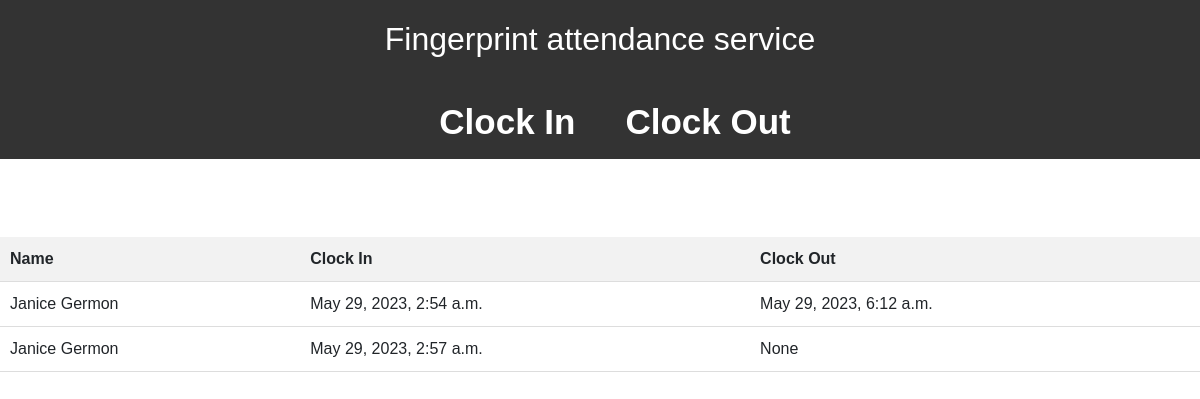
/attendance/12/, run on the app's committed database.
### fingerprint/models.py (models this page shows, shortened)
class Attendance(models.Model):
    student = models.ForeignKey(Student, on_delete=models.CASCADE,related_name='attendances')
    clock_in_time = models.DateTimeField(null=True, blank=True)
    clock_out_time = models.DateTimeField(null=True, blank=True)

class Student(models.Model):
    user = models.OneToOneField(User,on_delete=models.SET_NULL,null=True)
    fingerprint = models.ImageField(upload_to='fingerprints/')

### fingerprint/views.py (the view)
# urls.py: path('attendance/<int:pk>/',student_attendances,name='student-attendances')
def student_attendances(request,pk):
    page_num = request.GET.get('page', 1)
    student = get_object_or_404(Student,pk=pk)
    attendances = Attendance.objects.filter(student=student)
    paginator = Paginator(attendances, 5)
    try:
        page_obj = paginator.page(page_num)
    except PageNotAnInteger:
        page_obj = paginator.page(1)
    except EmptyPage:
        page_obj = paginator.page(paginator.num_pages)
    return render(request,'student_attendances.html',{'page_obj':page_obj})

### templates/student_attendances.html (shortened to what this page needs)
{% extends 'base.html' %}
{% load static %}
{% block css %}
	<link rel="stylesheet" href="{% static 'book/home.css' %}">
{% endblock %}
{% block content %}
<table>
		<tr>
			<th>Name</th>
			<th>Clock In</th>
			<th>Clock Out</th>
		</tr>
    {% for attendance in page_obj %}
        <tr>
            <td> {{ attendance.student.user.first_name }} {{attendance.student.user.last_name}} </td>
            <td> {{ attendance.clock_in_time }} </td>
            <td> {{ attendance.clock_out_time }} </td>
        </tr>
    {% endfor %}
</table>
{% endblock %}

### static/book/home.css (style rules this page uses)
body { font-family: Arial, sans-serif; margin: 0; padding: 0; }
table { width: 100%; border-collapse: collapse; margin-top: 30px; }
th, td { padding: 10px; text-align: left; border-bottom: 1px solid #ddd; }
th { background-color: #f2f2f2; }

### data on the page
Attendance: student.user.first_name "Janice", student.user.last_name "Germon", clock_in_time "May 29, 2023, 2:54 a.m.", clock_out_time "May 29, 2023, 6:12 a.m."
Attendance: student.user.first_name "Janice", student.user.last_name "Germon", clock_in_time "May 29, 2023, 2:57 a.m.", clock_out_time "None"
